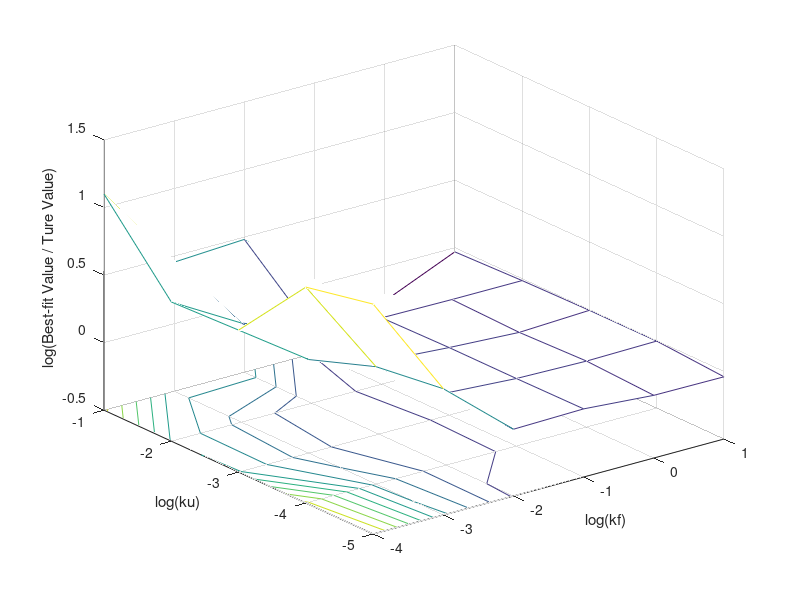

This figure's MATLAB source: (Note: this script raises an error after producing the figure.)
%2005-Apr-08: Best-fit ku: log(Mean/Ture).

[X,Y]=meshgrid(-4:1,-5:-1);
Z=[
   1.201397	0.4345689	-0.005682945	0.004322052	-0.03597593	-0.03952885;
   1.098067	0.368597	0.0334239	0.000000	-0.011590	-0.004073143;
0.551043	0.1925671	0.03742599	0.000000	-0.02825999	-0.005536079;
0.530200	0.2335041	0.04139304	-0.0089221	-0.01412511	-0.01442409;
1.100187	0.4548448	0.4831117	-0.01607299	-0.254925	-0.03089499
];

meshc(X,Y,Z)
xlabel('log(kf)');
ylabel('log(ku)');
zlabel('log(Best-fit Value / Ture Value)');

COLORBAR('vertical');